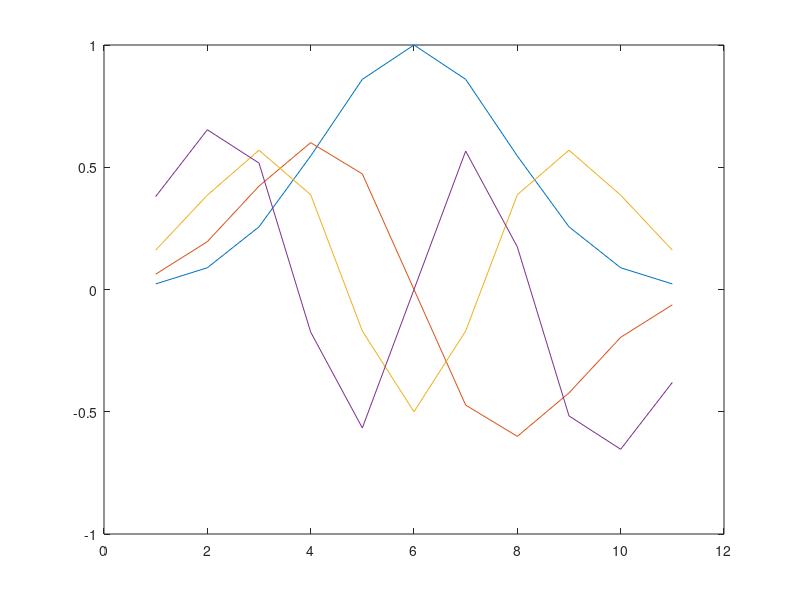

Write the MATLAB code that produced this figure.
pkg load signal

# for normalizing values into filter coefficients
normalize = @(v) ( v / norm(v) );

# for each of copy-pasting into C++ code
to_string = @(v) ( strcat(strjoin(arrayfun(@(x) num2str(x, 8),v,'UniformOutput',false),', '), "\n") );

# gaussian function and its derivates, calculated using wolfram alpha
#
# was previously using hann window, but was bothered by the fact that the 1st
# and 3rd derivate coefficients were just negations of each other
# this seems to work just as well for sinousoids but may produce more interesting
# (accurate?) results for other wave shapes
#
# this is essentially doing the same thing as the `gaussian` function,
# just keeping it more general so we can use it derivates as well
a = 0.5; # chosen semi-arbitrarily to give relatively even values in the output filter coefficients
f_g0 = @(x, L) ( exp( -(a*x)^2/2 ) );
f_g1 = @(x, L) ( -a*x * exp( -(a*x)^2/2) );
f_g2 = @(x, L) ( a * (a*x^2 - 1) * exp( -(a*x)^2/2) );
f_g3 = @(x, L) ( -a^2*x * (a*x^2 - 3) * exp( -(a*x)^2/2 ) );

size0 = 11;
size1 = 11;
size2 = 11;
size3 = 11;

values0 = linspace(-size0/2, size0/2, size0);
values1 = linspace(-size1/2, size1/2, size1);
values2 = linspace(-size2/2, size2/2, size2);
values3 = linspace(-size3/2, size3/2, size3);

# normalizing the output since we're going to end up doing comparisons on the
# filter outputs anyway, so this should hopefully resulting in more consistent
# scaling for said comparisons
f0 = arrayfun(f_g0, values0, size0);
f1 = arrayfun(f_g1, values1, size1);
f2 = arrayfun(f_g2, values2, size2);
f3 = arrayfun(f_g3, values3, size3);

hold off
plot(f0)
hold on
plot(f1)
plot(f2)
plot(f3)

# formatting for ease of copy-and-paste into c++ code
out0 = to_string(f0)
out1 = to_string(f1)
out2 = to_string(f2)
out3 = to_string(f3)
